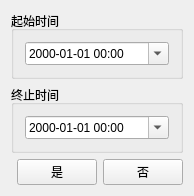
<?xml version="1.0" encoding="UTF-8"?>
<ui version="4.0">
 <class>TimeIntervalDlg</class>
 <widget class="QWidget" name="TimeIntervalDlg">
  <property name="geometry">
   <rect>
    <x>0</x>
    <y>0</y>
    <width>180</width>
    <height>157</height>
   </rect>
  </property>
  <property name="windowTitle">
   <string>日照间隔设置</string>
  </property>
  <layout class="QGridLayout" name="gridLayout">
   <item row="2" column="2">
    <widget class="QPushButton" name="cancelPushButton">
     <property name="text">
      <string>否</string>
     </property>
    </widget>
   </item>
   <item row="2" column="0">
    <spacer name="horizontalSpacer">
     <property name="orientation">
      <enum>Qt::Horizontal</enum>
     </property>
     <property name="sizeHint" stdset="0">
      <size>
       <width>274</width>
       <height>20</height>
      </size>
     </property>
    </spacer>
   </item>
   <item row="2" column="1">
    <widget class="QPushButton" name="okPushButton">
     <property name="text">
      <string>是</string>
     </property>
    </widget>
   </item>
   <item row="1" column="0" colspan="3">
    <widget class="QGroupBox" name="groupBox_2">
     <property name="title">
      <string>终止时间</string>
     </property>
     <layout class="QVBoxLayout" name="verticalLayout_2">
      <item>
       <widget class="QDateTimeEdit" name="endDateTimeEdit">
        <property name="displayFormat">
         <string>yyyy-MM-dd HH:mm</string>
        </property>
        <property name="calendarPopup">
         <bool>true</bool>
        </property>
       </widget>
      </item>
     </layout>
    </widget>
   </item>
   <item row="0" column="0" colspan="3">
    <widget class="QGroupBox" name="groupBox">
     <property name="title">
      <string>起始时间</string>
     </property>
     <layout class="QVBoxLayout" name="verticalLayout">
      <item>
       <widget class="QDateTimeEdit" name="startDateTimeEdit">
        <property name="dateTime">
         <datetime>
          <hour>0</hour>
          <minute>0</minute>
          <second>0</second>
          <year>2000</year>
          <month>1</month>
          <day>1</day>
         </datetime>
        </property>
        <property name="displayFormat">
         <string>yyyy-MM-dd HH:mm</string>
        </property>
        <property name="calendarPopup">
         <bool>true</bool>
        </property>
       </widget>
      </item>
     </layout>
    </widget>
   </item>
  </layout>
 </widget>
 <layoutdefault spacing="6" margin="11"/>
 <resources/>
 <connections/>
</ui>
